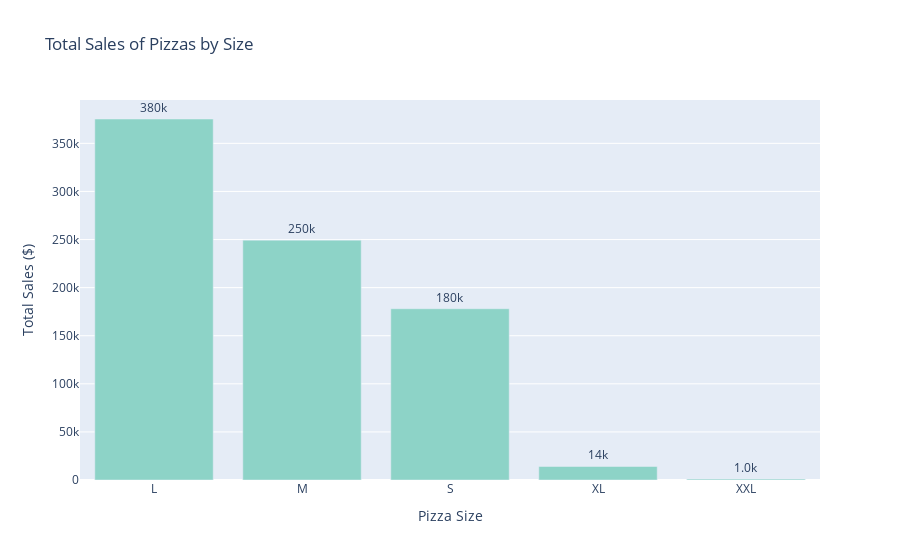

The code cell stored with this chart in its notebook:
### Markdown cell above
There is a slight difference in the 2nd quarter although the total sale is stable througout the year

### Code cell
# Calculate total sales by pizza size
total_sales_by_size = df.groupby('pizza_size')['Sales'].sum().reset_index()

# Plotting with Plotly, using a colorful palette and displaying text on bars
fig = px.bar(total_sales_by_size, x='pizza_size', y='Sales',
             title='Total Sales of Pizzas by Size',
             labels={'pizza_size': 'Pizza Size', 'Sales': 'Total Sales ($)'},
             color_discrete_sequence=colors,
             text='Sales',  # Display sales value on top of each bar
             )

# Customize layout to prevent text from going outside the chart
fig.update_traces(texttemplate='%{text:.2s}',  # Limiting the displayed text to 2 characters
                  textposition='outside',  # Position text outside the bars
                  textfont_size=12,  # Adjust font size of the displayed text
                  )

fig.update_layout(uniformtext_minsize=8,  # Minimum font size for text
                  uniformtext_mode='hide',  # Hide text if it's too large
                  )

fig.show()

### Figure 1 — Plotly figure (JSON) as saved in the notebook; plotly's stock layout.template omitted (floating-point values rounded to 4 significant figures)
{"data": [{"alignmentgroup": "True", "hovertemplate": "Pizza Size=%{x}<br>Total Sales ($)=%{text}<extra></extra>", "legendgroup": "", "marker": {"color": "rgb(141,211,199)", "pattern": {"shape": ""}}, "name": "", "offsetgroup": "", "orientation": "v", "showlegend": false, "text": [375300.0, 249400.0, 178100.0, 14076, 1007.0], "textfont": {"size": 12}, "textposition": "outside", "texttemplate": "%{text:.2s}", "type": "bar", "x": ["L", "M", "S", "XL", "XXL"], "xaxis": "x", "y": [375300.0, 249400.0, 178100.0, 14076, 1007.0], "yaxis": "y"}], "layout": {"barmode": "relative", "legend": {"tracegroupgap": 0}, "title": {"text": "Total Sales of Pizzas by Size"}, "uniformtext": {"minsize": 8, "mode": "hide"}, "xaxis": {"anchor": "y", "domain": [0, 1], "title": {"text": "Pizza Size"}}, "yaxis": {"anchor": "x", "domain": [0, 1], "title": {"text": "Total Sales ($)"}}}}
